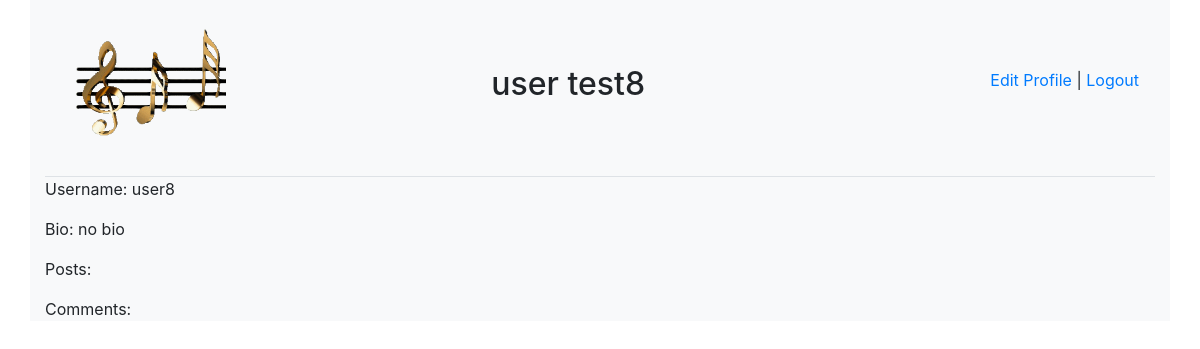
The page /view_user/6 on the database as committed earlier.
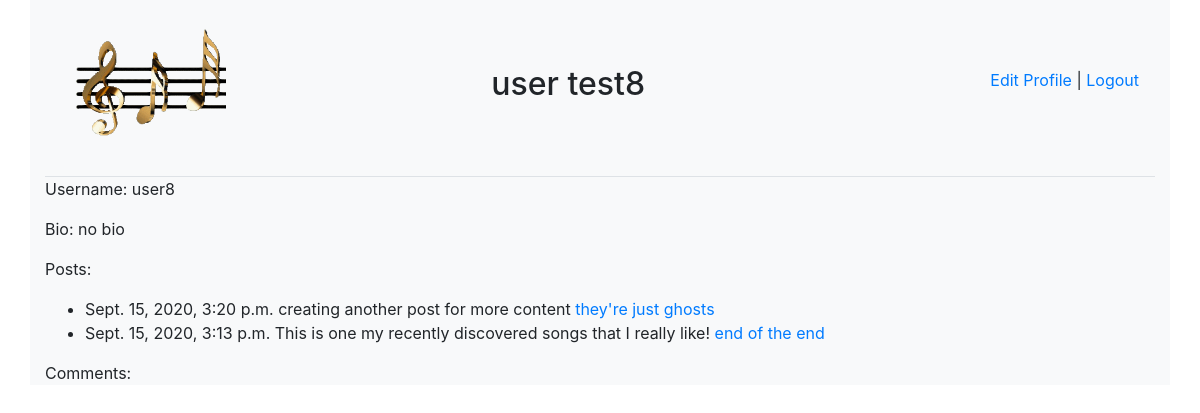
The same page on the database as committed later.
### app_one/models.py (models this page shows)
class Posts(models.Model):
    poster = models.ForeignKey(User, related_name="posts", on_delete=models.CASCADE)
    content = models.TextField()
    likes = models.ManyToManyField(User, related_name="likes")
    song_link = models.CharField(max_length=255)
    song_name = models.CharField(max_length=255)
    created_at = models.DateTimeField(auto_now_add=True)
    updated_at = models.DateTimeField(auto_now=True)
    objects = PostManager()

### app_one/views.py (the view)
# urls.py: path('view_user/<int:id>', views.view_user),
def view_user(request, id):
    context = {
        'user': User.objects.get(id=id)
    }
    return render(request, 'view.html', context)

### app_one/templates/view.html (shortened to what this page needs)
<!DOCTYPE html>
<html lang="en">
<head>
    <link rel="stylesheet" href="https://stackpath.bootstrapcdn.com/bootstrap/4.5.2/css/bootstrap.min.css"
>
</head>
<body>
    <div class="container bg-light">
        <nav class="navbar navbar-expand border-bottom">
            <div class="container">
                <div class="col">
                    <a class="navbar-brand" href="/home"><img src="..\static\music.gif" alt="Link to Home page"></a>
                </div>
                <div class="collapse navbar-collapse" id="navbarNav">
                        <h2>{{user.first_name}} {{user.last_name}}</h2>
                    </div>
                        <p><a href="/edit_prof/{{request.session.user_id}}" class="link">Edit Profile </a>|<a href="/logout"> Logout</a></p>
                    </div>
                </div>
        <div class="container bg-light">
            <p>Username: {{user.username}}</p>
            <p>Bio: {{user.biography}}</p>
            <p>Posts:</p>
            <ul>
                {% for post in user.posts.all reversed %}
                <li>{{post.created_at}} {{post.content}} <a href="{{post.song_link}}">{{post.song_name}}</a></li>
                {% endfor %}
            </ul>
            <p>Comments:</p>
        </div>
</body>
</html>

Rows that differ between the two databases and show on the page:
added Posts: created_at "Sept. 15, 2020, 3:20 p.m.", content "creating another post for more content", song_name "they're just ghosts"
added Posts: created_at "Sept. 15, 2020, 3:13 p.m.", content "This is one my recently discovered songs that I really like!", song_name "end of the end"
